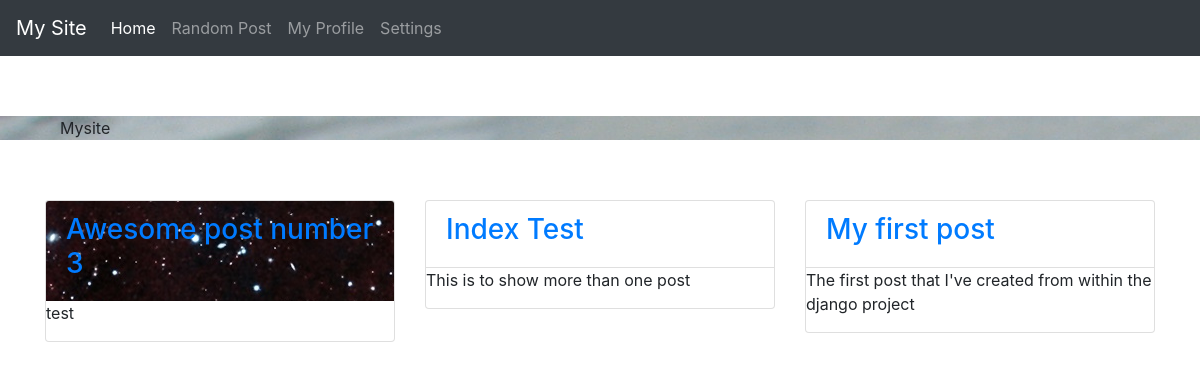
The page / on the database its author committed.
### blog/models.py (models this page shows, shortened)
class Post(models.Model):
    title = models.CharField(max_length=255)
    slug = models.SlugField(max_length=255, unique=True)
    summary = models.CharField(max_length=300)
    content = models.TextField()
    published = models.BooleanField(default=True)
    created = models.DateTimeField(auto_now_add=True)
    image = models.ImageField(upload_to='img', default="placeholder.jpg")
    class Meta:
        ordering = ['-created']

### blog/views.py (the view)
# urls.py: path(r'', blog_views.index),
def index(request):
    posts = Post.objects.all()
    return render(request, 'index.html', {'posts': posts})

### blog/templates/index.html
{% extends 'base.html' %}
{% block content %}
    <div class="main_header">
            <div class="box_frame">Mysite</div>
    </div>
    <div class="container">
        <div class="row">
            {% for post in posts %}
            <div class="col-md-4">
                <div class="card">
                    <div class="card-header" style="background:url({{ post.image.url }})">
                        <h3><a href="/post/{{ post.slug }}">{{ post.title }}</a></h3>
                    </div>
                    <p> {{ post.summary }}</p>
                </div>
            </div>
            {% endfor %}
        </div>
    </div>
{% endblock %}

### blog/templates/base.html (shortened to what this page needs)
<!DOCTYPE html>
<html lang="en">
<head>
    {% load static %}
    <link rel="stylesheet" type="text/css" href="{% static 'css/style.css' %}" />
    {% load bootstrap4 %}
    {% bootstrap_css %}
</head>
<body>
    <nav class="navbar navbar-expand-lg navbar-dark bg-dark">
        <a class="navbar-brand" href="#">My Site</a>
        <div class="collapse navbar-collapse" id="navbarNav">
          <ul class="navbar-nav">
            <li class="nav-item active">
              <a class="nav-link" href="/">Home <span class="sr-only">(current)</span></a>
            </li>
            <li class="nav-item">
              <a class="nav-link" href="#">Random Post</a>
            </li>
            <li class="nav-item">
              <a class="nav-link" href="#">My Profile</a>
            </li>
            <li class="nav-item">
              <a class="nav-link" href="#">Settings</a>
            </li>
          </ul>
        </div>
    </nav>
    <div id="content">
        {% block content %}{% endblock %}
    </div>
</body>
</html>

### blog/static/css/style.css (style rules this page uses)
.main_header { background: url(../media/img/duck.jpg) }
.box_frame { margin: 5%; background: #ffffff opacity: 0.6 }

### rows shown on the page
Post: image (picture), title "Awesome post number 3", summary "test"
Post: title "Index Test", summary "This is to show more than one post"
Post: title "My first post", summary "The first post that I've created from within the django project"
